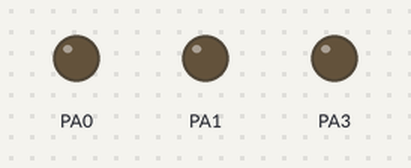
The sketch below on a simulated STM32 Blue Pill. On the bench: output pins drawn as LEDs (lit = HIGH).

Above: at 0.15 s.
Timing chart, 0 to 1.6 s (numbered marks = the images above):
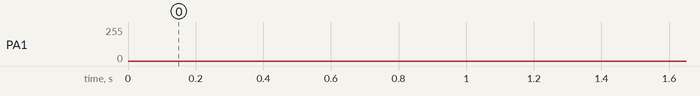

The sketch:

f103c8_esc.ino
```cpp
int count = 1;
bool cw = true;

unsigned long prevMicros = 0;
unsigned long prevMillis = 0;

void setup() {
  pinMode(PA0, OUTPUT);
  pinMode(PA1, OUTPUT);
  pinMode(PA3, OUTPUT);

  analogWrite(PA0, LOW);
  analogWrite(PA1, LOW);
  analogWrite(PA3, LOW);

}
int i = 0;
float pwm_in = 1000;
void loop() {
  unsigned long currentMicros = micros();
  unsigned long currMillis = millis();

  if(currMillis - prevMillis >= 1000){
    prevMillis = currMillis;

    if(cw){
      pwm_in = pwm_in - 100;

      if(pwm_in == 0){
        cw = false;
      }
    }else{
      pwm_in = pwm_in + 100;
      if(pwm_in == 1000){
        cw = true;
      }
    }


  }


  if(currentMicros - prevMicros >= pwm_in){

    prevMicros = currentMicros;
    i++;

    if(count == 1){
      analogWrite(PA0, i);
      analogWrite(PA1, 0);
      analogWrite(PA3, 0);
    }else if(count == 2){
      analogWrite(PA0, 0);
      analogWrite(PA1, i);
      analogWrite(PA3, 0);
    }else if(count == 3){
      analogWrite(PA0, 0);
      analogWrite(PA1, 0);
      analogWrite(PA3, i);
    }else{
      count = 1;
    }

    if(i == 255){
      i = 0;
      count++;
    }
  }


}
```
